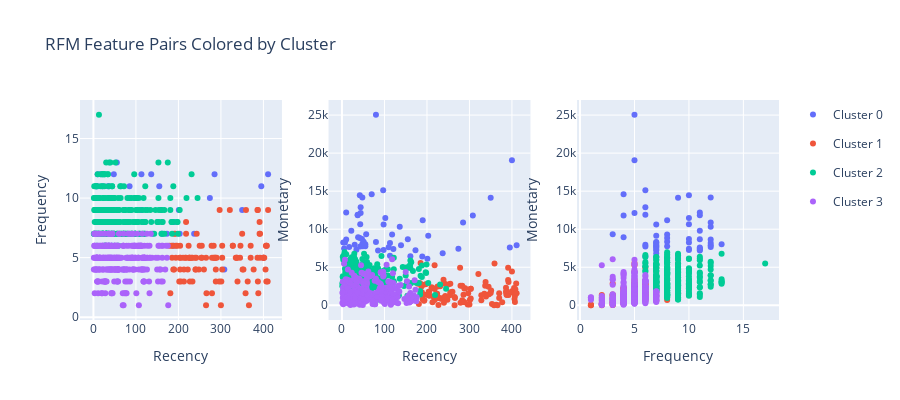

The notebook cell this image was saved under:
### Code cell
import plotly.graph_objects as go
from plotly.subplots import make_subplots
import plotly.express as px

# Use your RFM clustered DataFrame
df = rfm_clean.copy()  

# RFM features
features = ['Recency', 'Frequency', 'Monetary']

fig = make_subplots(rows=1, cols=3)

clusters = list(df["Cluster"].unique())
clusters.sort()
colors = px.colors.qualitative.Plotly

# Subplot 1: Recency vs Frequency
for i, c in enumerate(clusters):
    subset = df[df['Cluster'] == c]
    fig.add_trace(go.Scatter(
        x=subset["Recency"], 
        y=subset["Frequency"], 
        mode='markers',
        name=f"Cluster {c}",
        legendgroup=f"Cluster {c}",
        marker=dict(color=colors[i])
    ), row=1, col=1)

fig.update_xaxes(title_text="Recency", row=1, col=1)
fig.update_yaxes(title_text="Frequency", row=1, col=1)

# Subplot 2: Recency vs Monetary
for i, c in enumerate(clusters):
    subset = df[df['Cluster'] == c]
    fig.add_trace(go.Scatter(
        x=subset["Recency"], 
        y=subset["Monetary"], 
        mode='markers',
        name=f"Cluster {c}",
        legendgroup=f"Cluster {c}",
        showlegend=False,  # hide repeated legend
        marker=dict(color=colors[i])
    ), row=1, col=2)

fig.update_xaxes(title_text="Recency", row=1, col=2)
fig.update_yaxes(title_text="Monetary", row=1, col=2)

# Subplot 3: Frequency vs Monetary
for i, c in enumerate(clusters):
    subset = df[df['Cluster'] == c]
    fig.add_trace(go.Scatter(
        x=subset["Frequency"], 
        y=subset["Monetary"],  
        mode='markers',
        name=f"Cluster {c}",
        legendgroup=f"Cluster {c}",
        showlegend=False,
        marker=dict(color=colors[i])
    ), row=1, col=3)

fig.update_xaxes(title_text="Frequency", row=1, col=3)
fig.update_yaxes(title_text="Monetary", row=1, col=3)

fig.update_layout(height=400, width=900, title_text="RFM Feature Pairs Colored by Cluster")
fig.show()

### Figure 1 — Plotly figure (JSON) as saved in the notebook; plotly's stock layout.template omitted (floating-point values rounded to 4 significant figures; data arrays with more than 128 entries replaced by an {"elided": "..."} marker saying what was removed)
{"data": [{"legendgroup": "Cluster 0", "marker": {"color": "#636EFA"}, "mode": "markers", "name": "Cluster 0", "type": "scatter", "x": [55, 42, 411, 308, 34, 44, 190, 285, 38, 51, 85, 136, 113, 57, 37, 44, 3, 118, 395, 42, 49, 47, 30, 22, 110, 43, 113, 98, 48, 155, 17, 43, 274, 7, 80, 161, 139, 173, 10, 5, 98, 237, 97, 121, 189, 48, 350, 201, 10, 80, 102, 70, 203, 400, 37, 55], "xaxis": "x", "y": [8, 10, 12, 4, 11, 5, 8, 12, 4, 8, 11, 12, 9, 3, 11, 6, 10, 8, 11, 8, 7, 10, 6, 11, 7, 6, 12, 7, 12, 11, 12, 10, 10, 7, 7, 7, 7, 7, 12, 11, 10, 7, 6, 7, 6, 7, 9, 9, 11, 5, 10, 4, 7, 5, 6, 13], "yaxis": "y"}, {"legendgroup": "Cluster 1", "marker": {"color": "#EF553B"}, "mode": "markers", "name": "Cluster 1", "type": "scatter", "x": [185, 260, 233, 283, 279, 231, 193, 279, 328, 255, 266, 337, 303, 335, 213, 204, 402, 400, 339, 366, 386, 233, 255, 353, 242, 265, 188, 278, 218, 359, 218, 243, 218, 406, 303, 288, 213, 363, 388, 248, 410, 391, 301, 194, 226, 224, 405, 288, 216, 297, 408, 290, 296, 392, 240, 386, 250, 392, 179, 206, 187, 400, 190, 370, 265, 377, 241, 181, 204, 283, 225, 205, 184, 190, 407, 211, 411, 197, 387, 370, 303, 391, 346, 300, 202, 227, 254, 328, 387, 321, 350, 286, 338, 345, 351, 194, 358, 227, 239, 407, 287, 222, 203], "xaxis": "x", "y": [5, 4, 3, 5, 5, 5, 7, 2, 6, 6, 2, 5, 6, 5, 3, 6, 5, 5, 3, 1, 5, 5, 5, 4, 5, 5, 4, 6, 7, 9, 5, 7, 8, 6, 4, 4, 4, 3, 2, 4, 3, 7, 3, 6, 5, 6, 4, 3, 5, 9, 6, 5, 3, 7, 4, 9, 6, 5, 6, 3, 6, 5, 4, 5, 1, 4, 4, 2, 4, 6, 5, 5, 6, 7, 6, 5, 9, 6, 3, 6, 5, 8, 6, 1, 3, 3, 5, 6, 9, 9, 7, 5, 5, 5, 4, 5, 2, 5, 5, 3, 5, 4, 5], "yaxis": "y"}, {"legendgroup": "Cluster 2", "marker": {"color": "#00CC96"}, "mode": "markers", "name": "Cluster 2", "type": "scatter", "x": {"elided": "280 int values"}, "xaxis": "x", "y": {"elided": "280 int values"}, "yaxis": "y"}, {"legendgroup": "Cluster 3", "marker": {"color": "#AB63FA"}, "mode": "markers", "name": "Cluster 3", "type": "scatter", "x": {"elided": "280 int values"}, "xaxis": "x", "y": {"elided": "280 int values"}, "yaxis": "y"}, {"legendgroup": "Cluster 0", "marker": {"color": "#636EFA"}, "mode": "markers", "name": "Cluster 0", "showlegend": false, "type": "scatter", "x": [55, 42, 411, 308, 34, 44, 190, 285, 38, 51, 85, 136, 113, 57, 37, 44, 3, 118, 395, 42, 49, 47, 30, 22, 110, 43, 113, 98, 48, 155, 17, 43, 274, 7, 80, 161, 139, 173, 10, 5, 98, 237, 97, 121, 189, 48, 350, 201, 10, 80, 102, 70, 203, 400, 37, 55], "xaxis": "x2", "y": [7756.0, 14470.0, 7888.0, 11790.0, 7294.0, 12130.0, 11160.0, 10880.0, 8954.0, 8351.0, 7199.0, 10310.0, 6497.0, 9351.0, 11820.0, 12870.0, 8237.0, 9300.0, 7611.0, 8828.0, 7755.0, 8698.0, 7955.0, 9800.0, 7625.0, 7722.0, 8181.0, 10600.0, 14180.0, 8673.0, 7663.0, 10660.0, 7444.0, 8242.0, 8323.0, 6459.0, 7903.0, 7234.0, 8647.0, 7474.0, 7253.0, 6844.0, 15120.0, 7397.0, 6411.0, 8058.0, 14140.0, 6121.0, 12210.0, 25040.0, 11470.0, 14600.0, 9134.0, 19050.0, 11890.0, 8026.0], "yaxis": "y2"}, {"legendgroup": "Cluster 1", "marker": {"color": "#EF553B"}, "mode": "markers", "name": "Cluster 1", "showlegend": false, "type": "scatter", "x": [185, 260, 233, 283, 279, 231, 193, 279, 328, 255, 266, 337, 303, 335, 213, 204, 402, 400, 339, 366, 386, 233, 255, 353, 242, 265, 188, 278, 218, 359, 218, 243, 218, 406, 303, 288, 213, 363, 388, 248, 410, 391, 301, 194, 226, 224, 405, 288, 216, 297, 408, 290, 296, 392, 240, 386, 250, 392, 179, 206, 187, 400, 190, 370, 265, 377, 241, 181, 204, 283, 225, 205, 184, 190, 407, 211, 411, 197, 387, 370, 303, 391, 346, 300, 202, 227, 254, 328, 387, 321, 350, 286, 338, 345, 351, 194, 358, 227, 239, 407, 287, 222, 203], "xaxis": "x2", "y": [5564.0, 1791.0, 925.8, 657.3, 2583.0, 2495.0, 584.6, 320.5, 658.5, 1728.0, 949.4, 2568.0, 2187.0, 1523.0, 385.5, 1738.0, 1680.0, 1861.0, 1149.0, 16.52, 2306.0, 844.5, 2831.0, 156.8, 2839.0, 1081.0, 1712.0, 4933.0, 2140.0, 5481.0, 5272.0, 1205.0, 684.2, 825.9, 2162.0, 2199.0, 2271.0, 79.75, 1361.0, 736.3, 2873.0, 4930.0, 695.4, 1389.0, 955.1, 1507.0, 2256.0, 383.8, 1091.0, 1569.0, 2121.0, 2244.0, 88.47, 3057.0, 318.2, 1740.0, 2741.0, 1347.0, 2845.0, 1259.0, 2453.0, 4432.0, 795.2, 1582.0, 16.74, 400.0, 1032.0, 154.3, 1319.0, 2565.0, 2461.0, 1822.0, 2893.0, 2673.0, 1229.0, 2367.0, 1568.0, 2770.0, 1405.0, 966.4, 876.7, 3309.0, 1453.0, 98.35, 1348.0, 47.95, 1319.0, 1306.0, 1872.0, 4105.0, 1602.0, 1388.0, 3058.0, 2423.0, 1937.0, 675.9, 4.833, 974.8, 3368.0, 439.5, 427.4, 1056.0, 1494.0], "yaxis": "y2"}, {"legendgroup": "Cluster 2", "marker": {"color": "#00CC96"}, "mode": "markers", "name": "Cluster 2", "showlegend": false, "type": "scatter", "x": {"elided": "280 int values"}, "xaxis": "x2", "y": {"elided": "280 float values"}, "yaxis": "y2"}, {"legendgroup": "Cluster 3", "marker": {"color": "#AB63FA"}, "mode": "markers", "name": "Cluster 3", "showlegend": false, "type": "scatter", "x": {"elided": "280 int values"}, "xaxis": "x2", "y": {"elided": "280 float values"}, "yaxis": "y2"}, {"legendgroup": "Cluster 0", "marker": {"color": "#636EFA"}, "mode": "markers", "name": "Cluster 0", "showlegend": false, "type": "scatter", "x": [8, 10, 12, 4, 11, 5, 8, 12, 4, 8, 11, 12, 9, 3, 11, 6, 10, 8, 11, 8, 7, 10, 6, 11, 7, 6, 12, 7, 12, 11, 12, 10, 10, 7, 7, 7, 7, 7, 12, 11, 10, 7, 6, 7, 6, 7, 9, 9, 11, 5, 10, 4, 7, 5, 6, 13], "xaxis": "x3", "y": [7756.0, 14470.0, 7888.0, 11790.0, 7294.0, 12130.0, 11160.0, 10880.0, 8954.0, 8351.0, 7199.0, 10310.0, 6497.0, 9351.0, 11820.0, 12870.0, 8237.0, 9300.0, 7611.0, 8828.0, 7755.0, 8698.0, 7955.0, 9800.0, 7625.0, 7722.0, 8181.0, 10600.0, 14180.0, 8673.0, 7663.0, 10660.0, 7444.0, 8242.0, 8323.0, 6459.0, 7903.0, 7234.0, 8647.0, 7474.0, 7253.0, 6844.0, 15120.0, 7397.0, 6411.0, 8058.0, 14140.0, 6121.0, 12210.0, 25040.0, 11470.0, 14600.0, 9134.0, 19050.0, 11890.0, 8026.0], "yaxis": "y3"}, {"legendgroup": "Cluster 1", "marker": {"color": "#EF553B"}, "mode": "markers", "name": "Cluster 1", "showlegend": false, "type": "scatter", "x": [5, 4, 3, 5, 5, 5, 7, 2, 6, 6, 2, 5, 6, 5, 3, 6, 5, 5, 3, 1, 5, 5, 5, 4, 5, 5, 4, 6, 7, 9, 5, 7, 8, 6, 4, 4, 4, 3, 2, 4, 3, 7, 3, 6, 5, 6, 4, 3, 5, 9, 6, 5, 3, 7, 4, 9, 6, 5, 6, 3, 6, 5, 4, 5, 1, 4, 4, 2, 4, 6, 5, 5, 6, 7, 6, 5, 9, 6, 3, 6, 5, 8, 6, 1, 3, 3, 5, 6, 9, 9, 7, 5, 5, 5, 4, 5, 2, 5, 5, 3, 5, 4, 5], "xaxis": "x3", "y": [5564.0, 1791.0, 925.8, 657.3, 2583.0, 2495.0, 584.6, 320.5, 658.5, 1728.0, 949.4, 2568.0, 2187.0, 1523.0, 385.5, 1738.0, 1680.0, 1861.0, 1149.0, 16.52, 2306.0, 844.5, 2831.0, 156.8, 2839.0, 1081.0, 1712.0, 4933.0, 2140.0, 5481.0, 5272.0, 1205.0, 684.2, 825.9, 2162.0, 2199.0, 2271.0, 79.75, 1361.0, 736.3, 2873.0, 4930.0, 695.4, 1389.0, 955.1, 1507.0, 2256.0, 383.8, 1091.0, 1569.0, 2121.0, 2244.0, 88.47, 3057.0, 318.2, 1740.0, 2741.0, 1347.0, 2845.0, 1259.0, 2453.0, 4432.0, 795.2, 1582.0, 16.74, 400.0, 1032.0, 154.3, 1319.0, 2565.0, 2461.0, 1822.0, 2893.0, 2673.0, 1229.0, 2367.0, 1568.0, 2770.0, 1405.0, 966.4, 876.7, 3309.0, 1453.0, 98.35, 1348.0, 47.95, 1319.0, 1306.0, 1872.0, 4105.0, 1602.0, 1388.0, 3058.0, 2423.0, 1937.0, 675.9, 4.833, 974.8, 3368.0, 439.5, 427.4, 1056.0, 1494.0], "yaxis": "y3"}, {"legendgroup": "Cluster 2", "marker": {"color": "#00CC96"}, "mode": "markers", "name": "Cluster 2", "showlegend": false, "type": "scatter", "x": {"elided": "280 int values"}, "xaxis": "x3", "y": {"elided": "280 float values"}, "yaxis": "y3"}, {"legendgroup": "Cluster 3", "marker": {"color": "#AB63FA"}, "mode": "markers", "name": "Cluster 3", "showlegend": false, "type": "scatter", "x": {"elided": "280 int values"}, "xaxis": "x3", "y": {"elided": "280 float values"}, "yaxis": "y3"}], "layout": {"height": 400, "title": {"text": "RFM Feature Pairs Colored by Cluster"}, "width": 900, "xaxis": {"anchor": "y", "domain": [0, 0.2889], "title": {"text": "Recency"}}, "xaxis2": {"anchor": "y2", "domain": [0.3556, 0.6444], "title": {"text": "Recency"}}, "xaxis3": {"anchor": "y3", "domain": [0.7111, 1], "title": {"text": "Frequency"}}, "yaxis": {"anchor": "x", "domain": [0, 1], "title": {"text": "Frequency"}}, "yaxis2": {"anchor": "x2", "domain": [0, 1], "title": {"text": "Monetary"}}, "yaxis3": {"anchor": "x3", "domain": [0, 1], "title": {"text": "Monetary"}}}}
